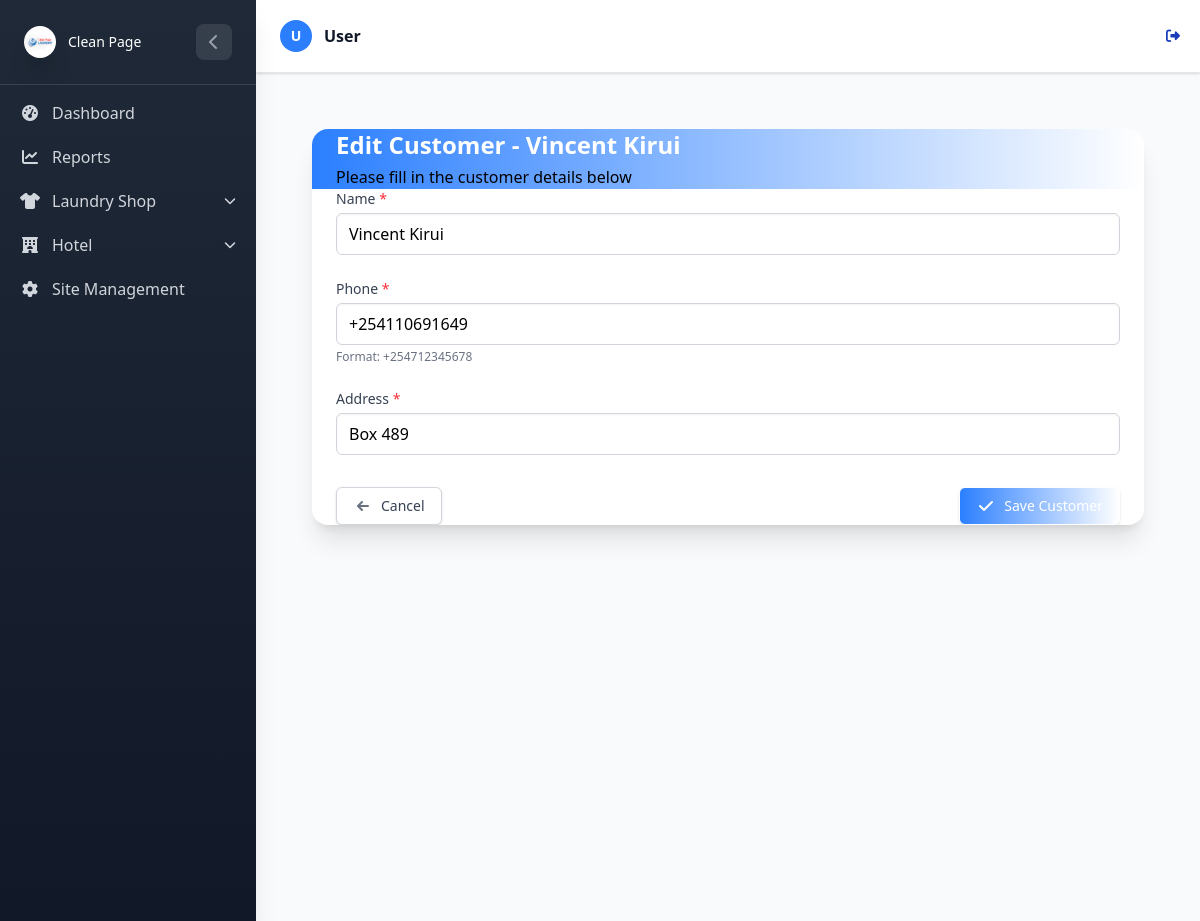
/Laundry/customer/2/edit/ (signed in), run on the app's committed database.
### LaundryApp/models.py (models this page shows, shortened)
class UserProfile(AbstractUser):
    username = None
    email = models.EmailField(unique=True)
    USERNAME_FIELD = 'email'
    REQUIRED_FIELDS = []
    USER_TYPE_CHOICES = (
        ('admin', 'Admin'),
        ('staff', 'Staff'),
    )
    user_type = models.CharField(max_length=20, choices=USER_TYPE_CHOICES, db_index=True)
    objects = CustomUserManager()

class Customer(models.Model):
    name = models.CharField(max_length=200, db_index=True)
    phone = PhoneNumberField(region="KE", unique=True, db_index=True)
    address = models.CharField(max_length=255, default='', blank=True)
    created_by = models.ForeignKey(
    UserProfile,
        on_delete=models.CASCADE,
        null=True
    )

### LaundryApp/View/customers.py (the view)
# urls.py: path('customer/<int:pk>/edit/', customers.customer_edit, name='customer_edit'),
@login_required
@shop_required
def customer_edit(request, pk):
    customer = get_object_or_404(Customer, pk=pk)
    if not check_customer_permission(request, customer):
        messages.error(request, "You don't have permission to edit this customer.")
        return redirect('laundry:customer_management')
    if request.method == 'POST':
        form = CustomerForm(request.POST, instance=customer)
        if form.is_valid():
            form.save()
            messages.success(request, f'Customer {customer.name} updated successfully!')
            return redirect('laundry:customer_management')
    else:
        form = CustomerForm(instance=customer)
    context = {
        'form': form,
        'customer': customer,
        'title': f'Edit Customer - {customer.name}'
    }
    return render(request, 'Customer/customer_form.html', context)

### LaundryApp/forms.py (shortened to what this page needs)
class CustomerForm(forms.ModelForm):
    class Meta:
        model = Customer
        fields = ['name', 'phone', 'address']
        widgets = {
            'name': forms.TextInput(attrs={'class': 'form-control'}),
            'phone': forms.TextInput(attrs={'class': 'form-control'}),
            'address': forms.TextInput(attrs={'class': 'form-control'}),
        }

### LaundryApp/views.py (called while the page is built, shortened)
def get_user_shops(request):
    if request.user.is_superuser:
        return ALL_SHOPS  # Superusers can access all shops

def can_see_all_orders(user):
    if user.is_superuser:
        return True
    user_profile = get_user_profile(user)
    if user_profile:
        user_type = user_profile.user_type
        return user_type in ['admin', 'staff', 'hotel']
    return False

def shop_required(view_func):
    @wraps(view_func)
    def _wrapped_view(request, *args, **kwargs):
        user_shops = get_user_shops(request)
        if not user_shops and not can_access_all_shops(request.user):
            messages.error(request, "You don't have permission to access this page.")
            return redirect('laundry:Laundrydashboard')
        return view_func(request, *args, **kwargs)
    return _wrapped_view

def check_customer_permission(request, customer):
    if can_see_all_orders(request.user):
        return True

### LaundryApp/templates/Customer/customer_form.html (shortened to what this page needs)
{% extends "base.html" %}
{% load static %}
{% block content %}
<div class="min-h-screen bg-gray-50 py-8">
    <div class="max-w-2xl mx-auto px-4 sm:px-6 lg:px-8">
        <div class="bg-white shadow-xl rounded-2xl overflow-hidden">
            <div class="bg-gradient-to-r from-blue-500 to-indigo-600 px-6 py-5">
                <h2 class="text-2xl font-bold text-white">{{ title }}</h2>
                <p class="text-blue-100 mt-1">Please fill in the customer details below</p>
            </div>
            <div class="px-6 py-6">
                <form method="post">
                    <div class="space-y-6">
                        <div>
                            <label for="id_name" class="block text-sm font-medium text-gray-700 mb-1">Name <span
                                    class="text-red-500">*</span></label>
                            {{ form.name }}
                        </div>
                        <div>
                            <label for="id_phone" class="block text-sm font-medium text-gray-700 mb-1">Phone <span
                                    class="text-red-500">*</span></label>
                            {{ form.phone }}
                            <p class="mt-1 text-xs text-gray-500">Format: +254712345678</p>
                        </div>
                        <div>
                            <label for="id_address" class="block text-sm font-medium text-gray-700 mb-1">Address <span
                                    class="text-red-500">*</span></label>
                            {{ form.address }}
                        </div>
                    </div>
                    <div class="mt-8 flex flex-col sm:flex-row sm:justify-between space-y-3 sm:space-y-0">
                        <a href="{% url 'laundry:customer_management' %}"
                            class="inline-flex items-center justify-center px-4 py-2 border border-gray-300 shadow-sm text-sm font-medium rounded-md text-gray-700 bg-white hover:bg-gray-50 focus:outline-none focus:ring-2 focus:ring-offset-2 focus:ring-indigo-500">
                            <svg class="-ml-1 mr-2 h-5 w-5 text-gray-500" xmlns="http://www.w3.org/2000/svg"
                                viewBox="0 0 20 20" fill="currentColor">
                                <path fill-rule="evenodd"
                                    d="M9.707 14.707a1 1 0 01-1.414 0l-4-4a1 1 0 010-1.414l4-4a1 1 0 011.414 1.414L7.414 9H15a1 1 0 110 2H7.414l2.293 2.293a1 1 0 010 1.414z"
                                    clip-rule="evenodd" />
                            </svg>
                            Cancel
                        </a>
                        <button type="submit"
                            class="inline-flex items-center justify-center px-4 py-2 border border-transparent text-sm font-medium rounded-md shadow-sm text-white bg-gradient-to-r from-blue-500 to-indigo-600 hover:from-blue-600 hover:to-indigo-700 focus:outline-none focus:ring-2 focus:ring-offset-2 focus:ring-indigo-500">
                            <svg class="-ml-1 mr-2 h-5 w-5" xmlns="http://www.w3.org/2000/svg" viewBox="0 0 20 20"
                                fill="currentColor">
                                <path fill-rule="evenodd"
                                    d="M16.707 5.293a1 1 0 010 1.414l-8 8a1 1 0 01-1.414 0l-4-4a1 1 0 011.414-1.414L8 12.586l7.293-7.293a1 1 0 011.414 0z"
                                    clip-rule="evenodd" />
                            </svg>
                            Save Customer
                        </button>
                    </div>
                </form>
            </div>
        </div>
    </div>
</div>
{% endblock %}

### LaundryApp/templates/base.html (shortened to what this page needs)
{% load static tailwind_tags %}
{% load static %}
<!DOCTYPE html>
<html lang="en">
<head>
    {% tailwind_css %}
    <link rel="stylesheet" href="https://cdnjs.cloudflare.com/ajax/libs/font-awesome/6.4.0/css/all.min.css">
    <link rel="stylesheet" href="{% static 'css/dist/styles.css' %}">
</head>
<body class="bg-gray-50 min-h-screen font-sans">
    <div id="sidebar"
        class="sidebar-gradient w-64 fixed top-0 left-0 h-full sidebar-transition z-50 shadow-xl sidebar-mobile-hidden lg:sidebar-mobile-visible">
        <div class="p-4 lg:p-6 border-b border-gray-700">
            <div class="flex items-center justify-between">
                <div class="flex items-center space-x-3">
                    <div class="w-8 h-8 rounded-lg flex items-center justify-center">
                        {% if user.is_authenticated and user.is_superuser %}
                        <div class="rounded-full shadow-xl flex items-center justify-center" style="width:40px;">
                            <img src="{% static 'logos/Clean-page-logo.png' %}" alt="Logo" class=" w-full rounded-full object-contain">
                        </div>
                        {% elif app_type == 'hotel' %}
                        <div class="rounded-full shadow-xl flex items-center justify-center" style="width:40px;">
                            <img src="{% static 'logos/Clean-page-logo.png' %}" alt="Logo" class=" w-full rounded-full object-contain">
                        </div>
                        {% elif app_type == 'laundry' %}
                    <div class="rounded-full shadow-xl flex items-center justify-center" style="width:40px;">
                        <img src="{% static 'logos/Clean-page-logo.png' %}" alt="Logo" class=" w-full rounded-full object-contain">
                    </div>
                        {% else %}
                        <i class="fas fa-building text-white text-sm"></i>
                        {% endif %}
                    </div>
                    <span class="text-white text-sm font-medium sidebar-header-text">
                        {% if user.is_authenticated and user.is_superuser %}
                        <div class="flex items-center space-x-3">
                            <p class="text-white,font-medium font-awesome sidebar-title">Clean Page</p>
                        </div>
                        {% elif app_type == 'hotel' %}
                        Hotel
                        {% elif app_type == 'laundry' %}
                        Clean Page
                        {% else %}
                        Clean Page
                        {% endif %}
                    </span>
                </div>
                {% if user.is_superuser or app_type == 'hotel' or app_type == 'laundry' %}
                <button id="sidebar-toggle" class="sidebar-toggle-btn text-gray-400 hover:text-white lg:flex hidden">
                    <i class="fas fa-chevron-left"></i>
                </button>
                {% endif %}
            </div>
        </div>
        <div class="sidebar-scrollable">
            <nav class="p-2 lg:p-4 space-y-1">
                {% if user.is_authenticated and user.is_superuser %}
                <a href="{% url 'laundry:dashboard' %}"
                    class="flex items-center space-x-3 px-3 py-2 lg:px-4 lg:py-3 text-gray-300 hover:bg-gray-700 hover:text-white rounded-lg transition-colors group"
                    title="Dashboard">
                    <i class="fas fa-tachometer-alt w-5 text-center"></i>
                    <span class="sidebar-text">Dashboard</span>
                </a>
                <a href="{% url 'laundry:laundryapp_dashboard' %}"
                    class="flex items-center space-x-3 px-3 py-2 lg:px-4 lg:py-3 text-gray-300 hover:bg-gray-700 hover:text-white rounded-lg transition-colors group"
                    title="Reports">
                    <i class="fas fa-chart-line w-5 text-center"></i>
                    <span class="sidebar-text">Reports</span>
                </a>
                <div class="dropdown-group" id="laundry-dropdown-group">
                    <div class="dropdown-toggle flex items-center space-x-3 px-3 py-2 lg:px-4 lg:py-3 text-gray-300 hover:bg-gray-700 hover:text-white rounded-lg transition-colors group cursor-pointer"
                        onclick="toggleDropdown('laundry-dropdown', 'laundry')">
                        <i class="fas fa-shirt w-5 text-center"></i>
                        <span class="sidebar-text flex-1">Laundry Shop</span>
                        <i class="fas fa-chevron-down text-xs transition-transform duration-300"></i>
                    </div>
                </div>
                <div class="dropdown-group" id="hotel-dropdown-group">
                    <div class="dropdown-toggle flex items-center space-x-3 px-3 py-2 lg:px-4 lg:py-3 text-gray-300 hover:bg-gray-700 hover:text-white rounded-lg transition-colors group cursor-pointer"
                        onclick="toggleDropdown('hotel-dropdown', 'hotel')">
                        <i class="fas fa-hotel w-5 text-center"></i>
                        <span class="sidebar-text flex-1">Hotel</span>
                        <i class="fas fa-chevron-down text-xs transition-transform duration-300"></i>
                    </div>
                </div>
                <a href="{% url 'laundry:user_management' %}"
                    class="flex items-center space-x-3 px-3 py-2 lg:px-4 lg:py-3 text-gray-300 hover:bg-gray-700 hover:text-white rounded-lg transition-colors group"
                    title="Site Management">
                    <i class="fas fa-cog w-5 text-center"></i>
                    <span class="sidebar-text">Site Management</span>
                </a>
                {% endif %}
            </nav>
        </div>
    </div>
    <div id="main-content"
        class="content-transition min-h-screen content-mobile-full {% if user.is_authenticated %}lg:ml-64{% endif %}">
        <header class="bg-white shadow-sm border-b border-gray-200">
            <div class="flex items-center justify-between px-4 py-3 lg:px-6 lg:py-4">
                <div class="flex items-center space-x-3 p-2">
                    <div class="flex items-center space-x-3">
                        <div class="relative">
                            <div class="w-8 h-8 lg:w-10 lg:h-10 bg-blue-500 rounded-full flex items-center justify-center">
                                <span class="text-white font-semibold text-sm lg:text-base">
                                    {{ user.first_name|first|upper|default:"U" }}
                                </span>
                            </div>
                        </div>
                        <div class="flex flex-col leading-tight">
                            <p class="font-semibold text-gray-900">
                                {{ user.first_name|default:"User" }}
                            </p>
                        </div>
                    </div>
                </div>
                {% if user.is_authenticated %}
                <form method="post" action="{% url 'logout' %}">
                    <button type="submit"
                        class="text-blue-800 hover:text-blue-600 text-sm lg:text-base bg-transparent border-0 cursor-pointer flex items-center">
                        <i class="fas fa-sign-out-alt mr-1"></i>
                    </button>
                </form>
                {% else %}
                <a href="{% url 'login' %}"
                    class="text-blue-800 hover:text-blue-600 text-sm lg:text-base bg-transparent border-0 cursor-pointer flex items-center">
                    <i class="fas fa-sign-in-alt mr-1"></i>
                    <span class="hidden sm:inline">Login</span>
                </a>
                {% endif %}
            </div>
        </header>
        <main class="p-4 lg:p-6">
            {% block content %}{% endblock %}
        </main>
    </div>
</body>
</html>

### LaundryApp/templates/base.html (style rules this page uses)
.sidebar-transition { transition: all 0.3s ease-in-out; }
.content-transition { transition: margin-left 0.3s ease-in-out; }
.sidebar-gradient { background: linear-gradient(180deg, #1f2937 0%, #111827 100%); }
.sidebar-toggle-btn { transition: all 0.3s ease; width: 36px; height: 36px; display: flex; align-items: center; justify-content: center; border-radius: 8px; background-color: rgba(255, 255, 255, 0.1); }
.dropdown-toggle { cursor: pointer; }
.dropdown-toggle i.fa-chevron-down { transition: transform 0.3s ease; }
.sidebar-scrollable { height: calc(100% - 80px); overflow-y: auto; }

### LaundryApp/templates/Customer/customer_form.html (style rules this page uses)
#id_name, #id_phone, #id_address { width: 100%; padding: 0.5rem 0.75rem; border-radius: 0.375rem; border: 1px solid #D1D5DB; box-shadow: inset 0 1px 2px 0 rgba(0, 0, 0, 0.05); transition: border-color 0.15s ease-in-out, box-shadow 0.15s ease-in-out; }

### data on the page
UserProfile: first_name|first "U", first_name "User"
Customer: name "Vincent Kirui", phone "+254110691649", address "Box 489"

### other printed values
{{ title }} "Edit Customer - Vincent Kirui"
